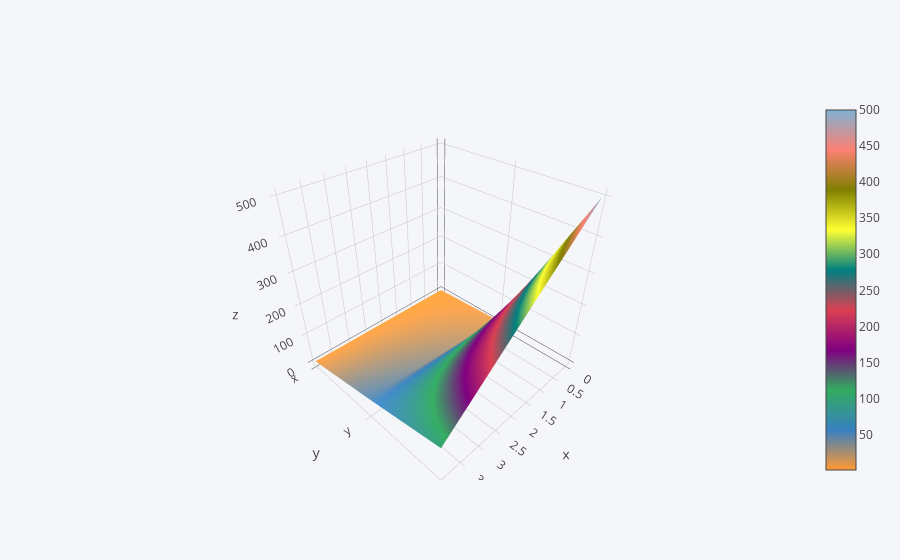

Notebook cell for this chart:
### Code cell
df3.iplot(kind='surface')

### Figure 1 — Plotly figure (JSON) as saved in the notebook; plotly's stock layout.template omitted (floating-point values rounded to 4 significant figures)
{"data": [{"colorscale": [[0, "rgb(255, 153, 51)"], [0.1111, "rgb(55, 128, 191)"], [0.2222, "rgb(50, 171, 96)"], [0.3333, "rgb(128, 0, 128)"], [0.4444, "rgb(219, 64, 82)"], [0.5556, "rgb(0, 128, 128)"], [0.6667, "rgb(255, 255, 51)"], [0.7778, "rgb(128, 128, 0)"], [0.8889, "rgb(251, 128, 114)"], [1, "rgb(128, 177, 211)"]], "type": "surface", "uid": "d23a4718-ab50-4c72-8ddb-aba22f88542e", "x": [0, 1, 2, 3, 4], "y": ["x", "y", "z"], "z": [[1, 2, 3, 4, 5], [10, 20, 30, 40, 50], [500, 400, 300, 200, 100]]}], "layout": {"legend": {"bgcolor": "#F5F6F9", "font": {"color": "#4D5663"}}, "paper_bgcolor": "#F5F6F9", "plot_bgcolor": "#F5F6F9", "title": {"font": {"color": "#4D5663"}}, "xaxis": {"gridcolor": "#E1E5ED", "showgrid": true, "tickfont": {"color": "#4D5663"}, "title": {"font": {"color": "#4D5663"}, "text": ""}, "zerolinecolor": "#E1E5ED"}, "yaxis": {"gridcolor": "#E1E5ED", "showgrid": true, "tickfont": {"color": "#4D5663"}, "title": {"font": {"color": "#4D5663"}, "text": ""}, "zerolinecolor": "#E1E5ED"}}}
